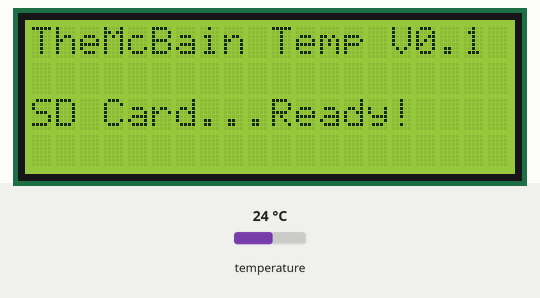
This sketch was run on a simulated Arduino Uno, built with avr-gcc and run on an emulated ATmega328P. Parts: 20×4 character LCD. The test bench sets the inputs (shaded band); at power-on: temperature 24 °C. The local clock reads 2024-03-15 10:24:30 at power-on unless the sketch sets it; storage starts empty.

Above: at 5.2 s.
At 8.3 s:
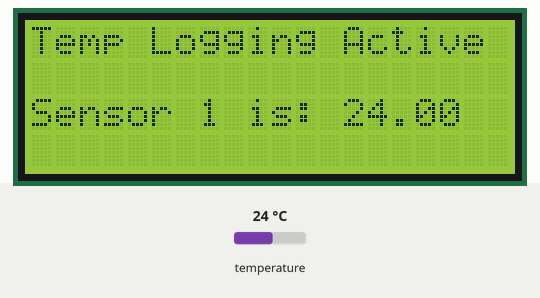
8.4 s: temperature set to 12 °C
At 8.7 s:
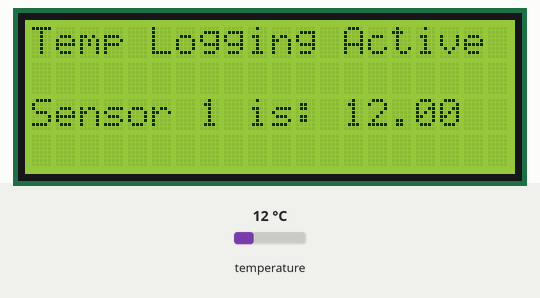
9.9 s: temperature set to 19 °C
11.4 s: temperature set to 28 °C
At 11.8 s:
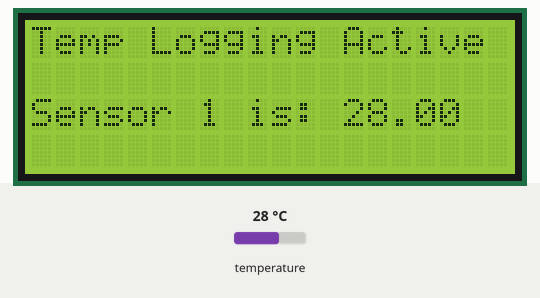
Timing chart, 0 to 14.4 s (numbered marks = the images above; inputs shaded):
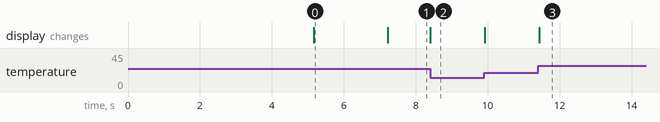

Measured:
- after the input at 8.4 s, the display: changes at once (image 2)
- after the input at 11.4 s, the display: changes at once (image 3)
- what the display in image 0 shows lasts 2.0 s, from 5.2 s to 7.2 s

The sketch:

Temps_V0.1.ino
```cpp
/*
  LCD Temp Sensor logger

  Logs temps to SD Card + LCD

  The circuit:
  - LCD and RTC connected pin4 + pin5 I2c bus
  - Temps OneWire to pin2

  created 2018
  by Stephen McBain <http://mcbainsite.duckdns.org>
*/
#include <SPI.h>
#include <SD.h>
File dataFile;

#include <Wire.h>
#include <LCD.h>
#include <LiquidCrystal_I2C.h>
#include <DS3232RTC.h>
#include <DS3231.h>
// Init the DS3231 using the hardware interface
DS3231  rtc(SDA, SCL);
#include <OneWire.h>
#include <DallasTemperature.h>
// Data wire is plugged into pin 2 on the Arduino
#define ONE_WIRE_BUS 2
// Setup a oneWire instance to communicate with any OneWire devices
// (not just Maxim/Dallas temperature ICs)
OneWire oneWire(ONE_WIRE_BUS);
// Pass our oneWire reference to Dallas Temperature.
DallasTemperature sensors(&oneWire);

#define I2C_ADDR 0x27  // Add your address here.
#define Rs_pin 0
#define Rw_pin 1
#define En_pin 2
#define BACKLIGHT_PIN 3
#define D4_pin 4
#define D5_pin 5
#define D6_pin 6
#define D7_pin 7

LiquidCrystal_I2C lcd(I2C_ADDR,En_pin,Rw_pin,Rs_pin,D4_pin,D5_pin,D6_pin,D7_pin);
int SDstate=0;
void setup()
{
lcd.begin (20,4); //  our LCD is a 20x4, change for your LCD if needed

// LCD Backlight ON
lcd.setBacklightPin(BACKLIGHT_PIN,POSITIVE);
lcd.setBacklight(HIGH);

    setSyncProvider(RTC.get);  // Library function to get the time from the RTC module.
    if(timeStatus() != timeSet)
        Serial.println("System Time Cannot be Set. Check Connections.");
    else
        Serial.println("System Time is Set.");
// Initialize the rtc object
rtc.begin();
// Start up the sensors library
 sensors.begin();

  //Welcome Message
  lcd.home(); // go home on LCD
  lcd.print("TheMcBain Temp V0.1");
  delay(5000);

//SetupSD Card
  Serial.print("\nInitializing SD card...");
  lcd.setCursor(0,2);
  lcd.print("SD Card...");
  //Change 10 below to Set CS Pin
  if (!SD.begin(10)) {
    Serial.println("SD inisalisation Failed");
    lcd.print("ERROR!");
    delay(2000);
    headderNOSD();
    return;
  } else {
    dataFile = SD.open("startup.txt", FILE_WRITE);
    dataFile.print("Startup logged.....");
    dataFile.print(rtc.getDateStr());
    dataFile.print(", ");
    dataFile.println(rtc.getTimeStr());
    dataFile.close();
    SD.remove("temps.txt");
    Serial.println("SD Ready");
    dataFile = SD.open("temps.txt", FILE_WRITE);
    dataFile.println("Temprature Log");
    dataFile.println("Written By Stephen McBain");
    dataFile.println();
    dataFile.println(rtc.getDateStr());
    dataFile.println(" ");
    dataFile.println("Data");
    dataFile.println();
    dataFile.close();
    lcd.print("Ready!");
    delay(2000);
    headder();
  }

}

void headder()
{
  lcd.clear();
  lcd.home();
  lcd.print("Temp Logging Active");
}

void headderNOSD()
{
  lcd.clear();
  lcd.home();
  lcd.print("Temp No Logging");
}

void loop()
{
    lcd.setCursor(0,2);
    lcd.print("Sensor 1 is: ");
    lcd.print(sensors.getTempCByIndex(0)); // Why "byIndex"?
      // You can have more than one DS18B20 on the same bus.
      // 0 refers to the first IC on the wire
 if (minute() == 00 || minute() == 15 || minute() == 30 || minute() == 45)
 {
    sensors.requestTemperatures(); // Send the command to get temperature readings
    /********************************************************************/

    dataFile = SD.open("temps.txt", FILE_WRITE);
    dataFile.print(rtc.getTimeStr());
    dataFile.print(" ");
    dataFile.println(sensors.getTempCByIndex(0));
    dataFile.close();
} else {
  }
}
```
